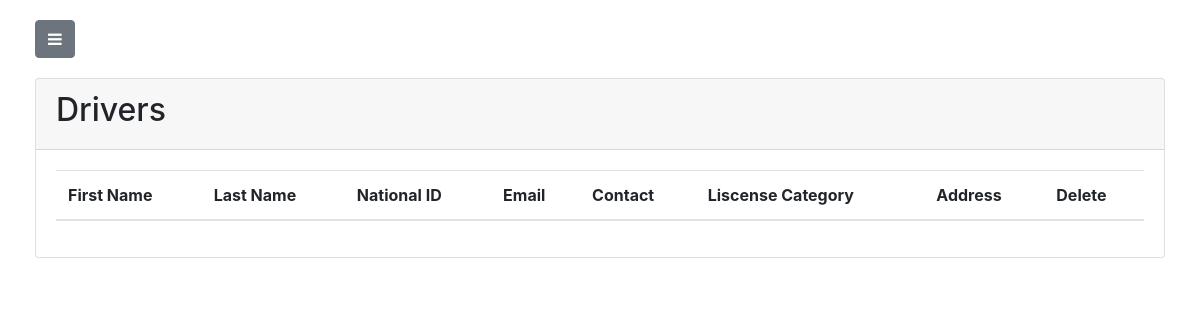
The page /driver/drivers (signed in) on the database as committed earlier.
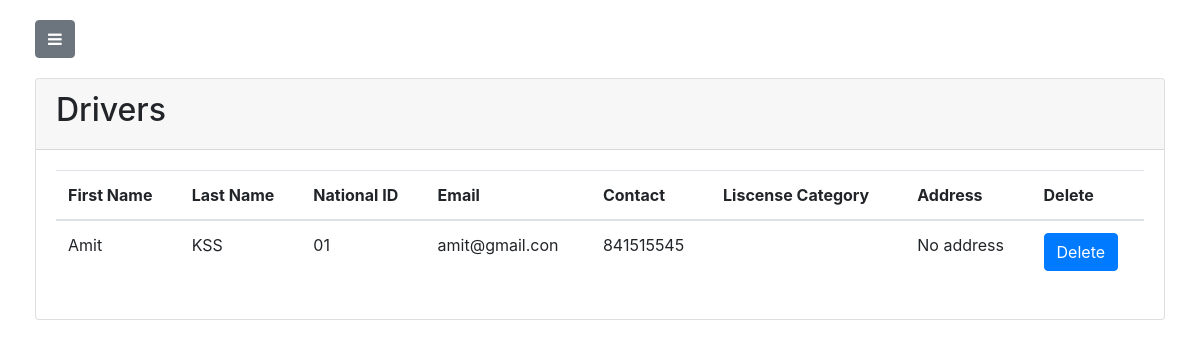
The same page on the database as committed later.
### driver/models.py (models this page shows, shortened)
class Driver(models.Model):
    firstName=models.CharField(max_length=100)
    lastName=models.CharField(max_length=100)
    nationalId=models.CharField(max_length=13)
    address=models.CharField(max_length=1000)
    email=models.CharField(max_length=300)
    phoneNumber=models.CharField(max_length=10)
    licenseCategory=models.CharField(max_length=100)

### driver/views.py (the view)
# urls.py: path('drivers',views.drivers,name='drivers'),
def drivers(request):
    if request.POST:
        form=DriverForm(request.POST)
        return render(request,'driver/index.html',{'form':form})
    else:
        drivers = Driver.objects.all()
        return render(request,'driver/driverlist.html',{ 'drivers' : drivers ,'user':request.user})

### driver/templates/driver/driverlist.html (shortened to what this page needs)
{% load staticfiles %}
{% load crispy_forms_tags %}
<!DOCTYPE html>
<html lang="en">
<head>
    <link href="{% static 'vendor/bootstrap/css/bootstrap.min.css' %}" rel="stylesheet">
    <link rel="stylesheet" href="https://maxcdn.bootstrapcdn.com/bootstrap/4.0.0/css/bootstrap.min.css">
    <link rel="stylesheet" href="https://cdnjs.cloudflare.com/ajax/libs/font-awesome/4.7.0/css/font-awesome.css">
    <link href="{% static 'css/simple-sidebar.css' %}" rel="stylesheet">
</head>
<body>
{% if user.is_authenticated %}
    <div id="wrapper">
        <div id="page-content-wrapper">
            <div class="container-fluid">
                <div class="row nav">
                    <div class="col-md-2">
                        <a href="#menu-toggle" class="btn btn-secondary" id="menu-toggle"><i class="fa fa-bars"></i></a>
                    </div>
                </div>
                <div class="row">
                    <div class="col-md-12">
                        <div class="card">
                            <div class="card-header">
                                <h2>Drivers</h2>
                            </div>
                            <div class="card-body">
                                <table class="table">
                                  <thead>
                                    <tr>
                                      <th scope="col">First Name</th>
                                      <th scope="col">Last Name</th>
                                      <th scope="col">National ID</th>
                                      <th scope="col">Email</th>
                                      <th scope="col">Contact</th>
                                      <th scope="col">Liscense Category</th>
                                      <th scope="col">Address</th>
                                      {% if user.is_superuser %}
                                      <th scope="col">Delete</th>
                                      {% endif %}
                                    </tr>
                                  </thead>
                                  <tbody>
                                    {% for driver in drivers %}
                                    <tr>
                                      <td>{{driver.firstName}}</td>
                                      <td>{{driver.lastName}}</td>
                                      <td>{{driver.nationalId}}</td>
                                      <td>{{driver.email}}</td>
                                      <td>{{driver.phoneNumber}}</td>
                                      <td>{{driver.liscenseCategory}}</td>
                                      <td>{{driver.address}}</td>
                                      {% if user.is_superuser %}
                                      <td>
                                        <a href="/driver/delete/{{driver.id}}"><input type="button" value="Delete" name="delete" class="btn btn-primary" id="submit"/></a>
                                      </td>
                                      {% endif %}
                                    </tr>
                                    {% endfor %}
                                  </tbody>
                                </table>
                            </div>
                        </div>
                    </div>
                </div>
            </div>
        </div>
    </div>
{% else %}
<div class="jumbotron jumbotron-fluid">
    <div class="container">
        <h1 class="display-3">You are not logged in</h1>
    </div>
</div>
{% endif %}
</body>
</html>

Rows that differ between the two databases and show on the page:
added Driver: firstName "Amit", lastName "KSS", nationalId "01", email "amit@gmail.con", phoneNumber "841515545", address "No address"
